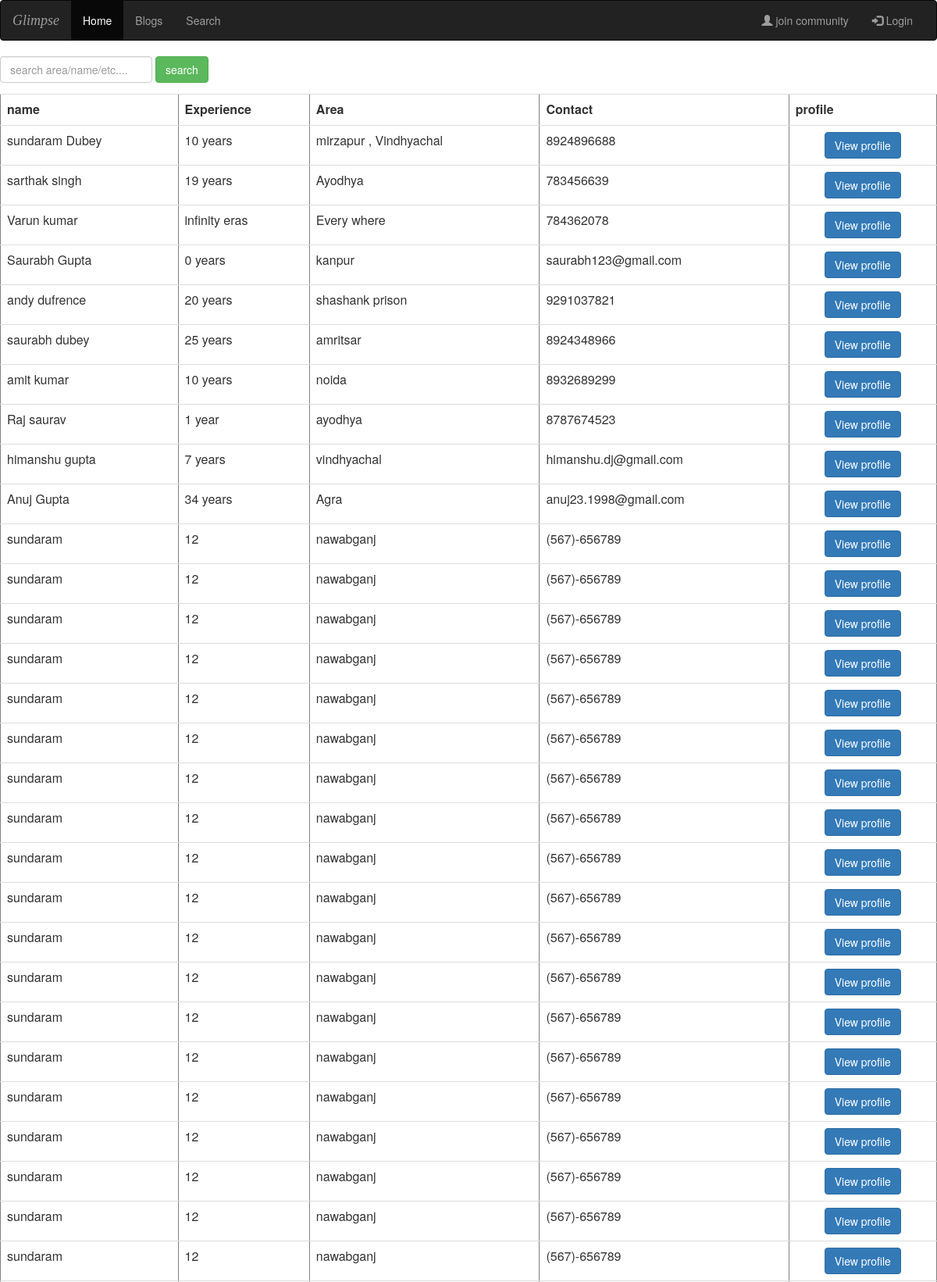
The app's page /search/ (upper part) with its own data.
### home/models.py (models this page shows)
class Guides(models.Model):
	name = models.CharField(max_length = 40)
	experience = models.CharField(max_length = 100)
	area = models.CharField(max_length = 100)
	contact = models.CharField(max_length = 100)
	album_logo = models.FileField()
	is_favorite = models.BooleanField(default=False)

### home/views.py (the view)
# urls.py: path('search/',views.search),
def search(request):
	template = 'search.html'
	query = request.GET.get('q')
	if query:
		results = Guides.objects.filter(Q(area__icontains= query) | Q(name__icontains = query))
	else:
		results = Guides.objects.all()
	context = {
			"items":results
	}
	return render(request, 'search.html', context)

### home/templates/search.html (shortened to what this page needs)
  <link rel="stylesheet" href="https://maxcdn.bootstrapcdn.com/bootstrap/3.4.0/css/bootstrap.min.css">
  <link rel="stylesheet" href="https://maxcdn.bootstrapcdn.com/bootstrap/3.4.0/css/bootstrap.min.css">
{% include 'nav.html'%}
<form method="GET" action="" class="form-inline">{% csrf_token %}
	 <input type="text" name="q" value = "{{ request.GET.q }}" placeholder="search area/name/etc...." class="form-control">
	<input type="submit"  value="search" class="btn btn-success">
</form>
<table cellspacing="10px" cellpadding="10px" border="solid" width="100%" style="margin-top:20px, border:2px" class="table" >
<tr><th>name</th><th>Experience</th><th>Area</th><th>Contact</th><th>profile</th></tr>
{% for i in items %}
	<center>
	<div ><center>
		<tr ><td>{{ i.name}}</td><td>{{ i.experience }}</td><td>{{ i.area }}</td><td>{{i.contact}}</td><td><center><button class="btn btn-primary"><a href="http://127.0.0.1:8000/{{i.id}}/detail/"> <span style="color: white">View profile</span></a></button></center></td></tr>
	</center>
	</div>
	</center>
{% endfor %}
</table>

### records on screen
Guides: name "sundaram Dubey", experience "10 years", area "mirzapur , Vindhyachal", contact "8924896688"
Guides: name "sarthak singh", experience "19 years", area "Ayodhya", contact "783456639"
Guides: name "Varun kumar", experience "infinity eras", area "Every where", contact "784362078"
Guides: name "Saurabh Gupta", experience "0 years", area "kanpur", contact "saurabh123@gmail.com"
Guides: name "andy dufrence", experience "20 years", area "shashank prison", contact "9291037821"
Guides: name "saurabh dubey", experience "25 years", area "amritsar", contact "8924348966"
Guides: name "amit kumar", experience "10 years", area "noida", contact "8932689299"
Guides: name "Raj saurav", experience "1 year", area "ayodhya", contact "8787674523"
Guides: name "himanshu gupta", experience "7 years", area "vindhyachal", contact "himanshu.dj@gmail.com"
Guides: name "Anuj Gupta", experience "34 years", area "Agra", contact "anuj23.1998@gmail.com"
Guides: name "sundaram", experience "12", area "nawabganj", contact "(567)-656789"
Guides: name "sundaram", experience "12", area "nawabganj", contact "(567)-656789"
Guides: name "sundaram", experience "12", area "nawabganj", contact "(567)-656789"
Guides: name "sundaram", experience "12", area "nawabganj", contact "(567)-656789"
Guides: name "sundaram", experience "12", area "nawabganj", contact "(567)-656789"
Guides: name "sundaram", experience "12", area "nawabganj", contact "(567)-656789"
Guides: name "sundaram", experience "12", area "nawabganj", contact "(567)-656789"
Guides: name "sundaram", experience "12", area "nawabganj", contact "(567)-656789"
Guides: name "sundaram", experience "12", area "nawabganj", contact "(567)-656789"
Guides: name "sundaram", experience "12", area "nawabganj", contact "(567)-656789"
Guides: name "sundaram", experience "12", area "nawabganj", contact "(567)-656789"
Guides: name "sundaram", experience "12", area "nawabganj", contact "(567)-656789"
Guides: name "sundaram", experience "12", area "nawabganj", contact "(567)-656789"
Guides: name "sundaram", experience "12", area "nawabganj", contact "(567)-656789"
Guides: name "sundaram", experience "12", area "nawabganj", contact "(567)-656789"
Guides: name "sundaram", experience "12", area "nawabganj", contact "(567)-656789"
Guides: name "sundaram", experience "12", area "nawabganj", contact "(567)-656789"
Guides: name "sundaram", experience "12", area "nawabganj", contact "(567)-656789"
Guides: name "sundaram", experience "12", area "nawabganj", contact "(567)-656789"
